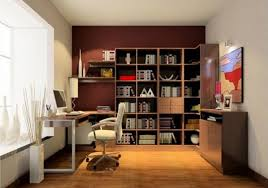
#> input picture images/image8.jpg, 268 x 188 px, found by its file name
$ python thresholding.py
#> lines starting #> are read from the running program, lines starting #| are printed output that depends on the picture; after the words box and inside, x2 and y2 are one past the last pixel; in counts of white or black regions, pixels touching at a corner belong together
import cv2
import matplotlib.pyplot as plt


img = cv2.imread('images/image8.jpg')
#> img is the input picture: shape (188, 268, 3); mean B, G, R 95.3, 115.4, 141.3

## Let's try converting it to grayscale
## If you want you can try without converting to grayscale
img = cv2.cvtColor(img, cv2.COLOR_BGR2GRAY)
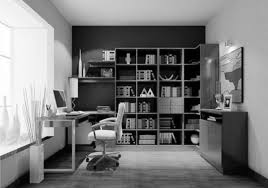
#> img: shape (188, 268); min 0, max 255, mean 120.9


ret1, thresh1 = cv2.threshold(img, 127, 255, cv2.THRESH_BINARY)
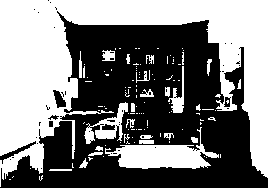
#> thresh1: shape (188, 268); 48.3% white; 118 white regions (91 under 20 px), largest, box (x1, y1, x2, y2) and area: (0, 0, 268, 187) 20130, (105, 127, 219, 169) 2061, (84, 102, 128, 144) 638
ret2, thresh2 = cv2.threshold(img, 127, 255, cv2.THRESH_BINARY_INV)
ret3, thresh3 = cv2.threshold(img, 127, 255, cv2.THRESH_TRUNC)
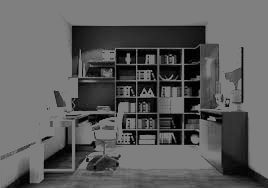
#> thresh3: shape (188, 268); min 0, max 127, mean 92.7
ret4, thresh4 = cv2.threshold(img, 127, 255, cv2.THRESH_TOZERO)
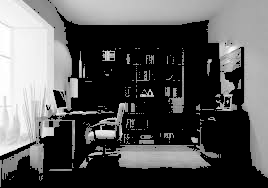
#> thresh4: shape (188, 268); min 0, max 255, mean 89.6
ret5, thresh5 = cv2.threshold(img, 127, 255, cv2.THRESH_TOZERO_INV)
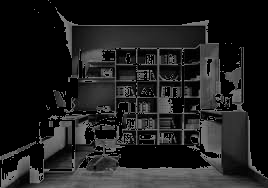
#> thresh5: shape (188, 268); min 0, max 127, mean 31.3

images = [thresh1, thresh2, thresh3, thresh4, thresh5]
titles = ['Binary', 'Binary inverse', 'Truncate', 'Tozero', 'Tozero inverse']

## Showing up using opencv
for i in range(5):
    cv2.imshow(titles[i], images[i])
    cv2.waitKey(0)


## Showing up using matplotlib
for i in range(5):
    plt.subplot(2,3,(i+1))
    plt.imshow(images[i],'gray')
    plt.xlabel(titles[i])

plt.show()

$ run again, with images/DL-3.jpg copied over images/image8.jpg
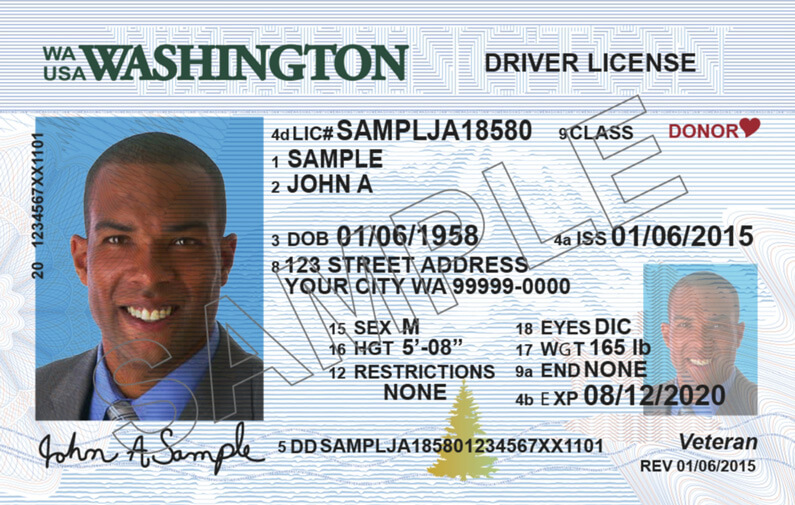
#> input picture images/DL-3.jpg, 795 x 505 px, found by its file name
#> img is the input picture: shape (505, 795, 3); mean B, G, R 199.9, 192.6, 185.3
#> img: shape (505, 795)
#> `ret1, thresh1 = cv2.threshold(img, 127, 255, cv2.THRESH_BINARY)`:
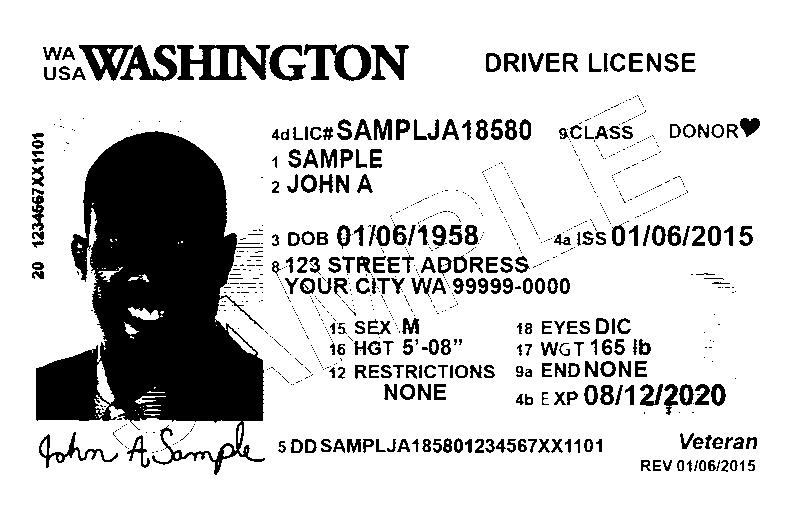
#> thresh1: shape (505, 795); 81.1% white; 898 black regions (630 under 20 px), largest, box (x1, y1, x2, y2) and area: (36, 131, 265, 475) 43282, (177, 45, 270, 80) 1792, (304, 44, 371, 81) 1144
#> `ret5, thresh5 = cv2.threshold(img, 127, 255, cv2.THRESH_TOZERO_INV)`:
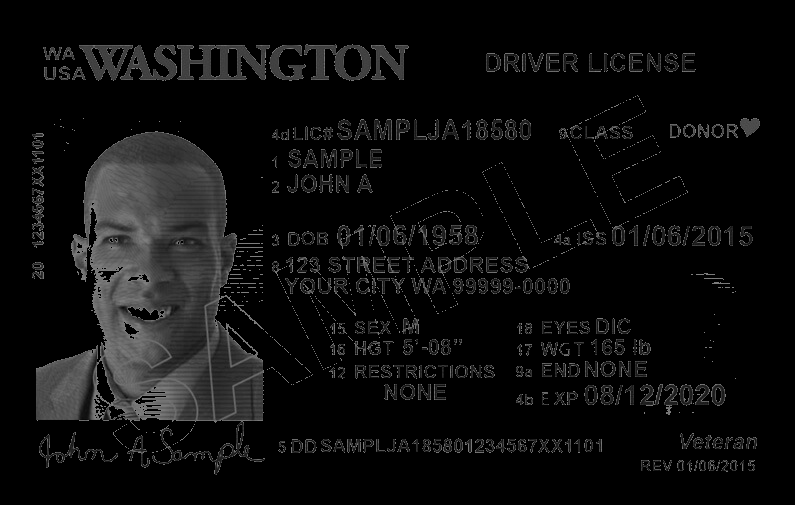
#> thresh5: shape (505, 795); min 0, max 127, mean 13.3

$ run again, with images/gradients1.jpg copied over images/image8.jpg
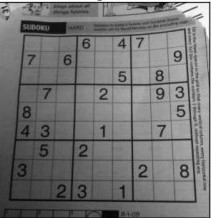
#> input picture images/gradients1.jpg, 211 x 218 px, found by its file name
#> img is the input picture: shape (218, 211, 3); min 1, max 255, mean 114.8
#> img: shape (218, 211)
#> `ret1, thresh1 = cv2.threshold(img, 127, 255, cv2.THRESH_BINARY)`:
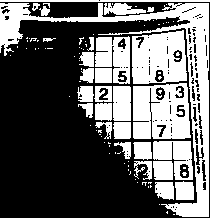
#> thresh1: shape (218, 211); 39.8% white; 97 white regions (69 under 20 px), largest, box (x1, y1, x2, y2) and area: (0, 3, 209, 217) 5736, (133, 83, 191, 139) 2664, (132, 30, 187, 84) 2383
#> `ret5, thresh5 = cv2.threshold(img, 127, 255, cv2.THRESH_TOZERO_INV)`:
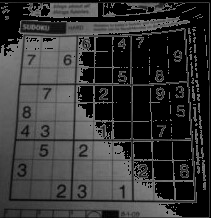
#> thresh5: shape (218, 211); min 0, max 127, mean 53.4
